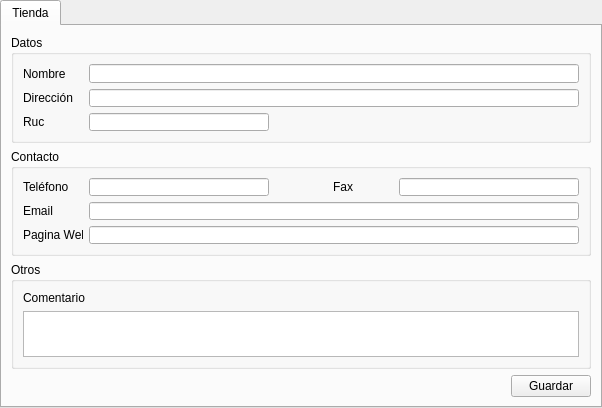
<?xml version="1.0" encoding="UTF-8"?>
<ui version="4.0">
 <class>ui_opciones_tienda</class>
 <widget class="QWidget" name="ui_opciones_tienda">
  <property name="geometry">
   <rect>
    <x>0</x>
    <y>0</y>
    <width>602</width>
    <height>408</height>
   </rect>
  </property>
  <property name="minimumSize">
   <size>
    <width>571</width>
    <height>408</height>
   </size>
  </property>
  <property name="maximumSize">
   <size>
    <width>602</width>
    <height>408</height>
   </size>
  </property>
  <property name="windowTitle">
   <string>Form</string>
  </property>
  <layout class="QGridLayout" name="gridLayout_4">
   <property name="margin">
    <number>0</number>
   </property>
   <property name="spacing">
    <number>0</number>
   </property>
   <item row="0" column="0">
    <widget class="QTabWidget" name="tabWidget">
     <property name="currentIndex">
      <number>0</number>
     </property>
     <widget class="QWidget" name="tab">
      <attribute name="title">
       <string>Tienda</string>
      </attribute>
      <layout class="QGridLayout" name="gridLayout_5">
       <item row="0" column="0">
        <widget class="QGroupBox" name="groupBox_datos">
         <property name="title">
          <string>Datos</string>
         </property>
         <layout class="QGridLayout" name="gridLayout">
          <item row="0" column="0">
           <layout class="QHBoxLayout" name="horizontalLayout">
            <item>
             <widget class="QLabel" name="label">
              <property name="minimumSize">
               <size>
                <width>60</width>
                <height>0</height>
               </size>
              </property>
              <property name="maximumSize">
               <size>
                <width>60</width>
                <height>16777215</height>
               </size>
              </property>
              <property name="text">
               <string>Nombre</string>
              </property>
             </widget>
            </item>
            <item>
             <widget class="QLineEdit" name="lineEdit_nombre"/>
            </item>
           </layout>
          </item>
          <item row="1" column="0">
           <layout class="QHBoxLayout" name="horizontalLayout_2">
            <item>
             <widget class="QLabel" name="label_2">
              <property name="minimumSize">
               <size>
                <width>60</width>
                <height>0</height>
               </size>
              </property>
              <property name="maximumSize">
               <size>
                <width>60</width>
                <height>16777215</height>
               </size>
              </property>
              <property name="text">
               <string>Dirección</string>
              </property>
             </widget>
            </item>
            <item>
             <widget class="QLineEdit" name="lineEdit_direccion"/>
            </item>
           </layout>
          </item>
          <item row="2" column="0">
           <layout class="QHBoxLayout" name="horizontalLayout_3">
            <item>
             <widget class="QLabel" name="label_3">
              <property name="minimumSize">
               <size>
                <width>60</width>
                <height>0</height>
               </size>
              </property>
              <property name="maximumSize">
               <size>
                <width>60</width>
                <height>16777215</height>
               </size>
              </property>
              <property name="text">
               <string>Ruc</string>
              </property>
             </widget>
            </item>
            <item>
             <widget class="QLineEdit" name="lineEdit_ruc">
              <property name="minimumSize">
               <size>
                <width>180</width>
                <height>0</height>
               </size>
              </property>
              <property name="maximumSize">
               <size>
                <width>180</width>
                <height>16777215</height>
               </size>
              </property>
             </widget>
            </item>
            <item>
             <spacer name="horizontalSpacer_2">
              <property name="orientation">
               <enum>Qt::Horizontal</enum>
              </property>
              <property name="sizeHint" stdset="0">
               <size>
                <width>40</width>
                <height>20</height>
               </size>
              </property>
             </spacer>
            </item>
           </layout>
          </item>
         </layout>
        </widget>
       </item>
       <item row="1" column="0">
        <widget class="QGroupBox" name="groupBox_contacto">
         <property name="title">
          <string>Contacto</string>
         </property>
         <layout class="QGridLayout" name="gridLayout_2">
          <item row="0" column="0">
           <layout class="QHBoxLayout" name="horizontalLayout_4">
            <item>
             <widget class="QLabel" name="label_4">
              <property name="minimumSize">
               <size>
                <width>60</width>
                <height>0</height>
               </size>
              </property>
              <property name="maximumSize">
               <size>
                <width>60</width>
                <height>16777215</height>
               </size>
              </property>
              <property name="text">
               <string>Teléfono</string>
              </property>
             </widget>
            </item>
            <item>
             <widget class="QLineEdit" name="lineEdit_telefono">
              <property name="minimumSize">
               <size>
                <width>180</width>
                <height>0</height>
               </size>
              </property>
              <property name="maximumSize">
               <size>
                <width>180</width>
                <height>16777215</height>
               </size>
              </property>
             </widget>
            </item>
            <item>
             <spacer name="horizontalSpacer_3">
              <property name="orientation">
               <enum>Qt::Horizontal</enum>
              </property>
              <property name="sizeHint" stdset="0">
               <size>
                <width>40</width>
                <height>20</height>
               </size>
              </property>
             </spacer>
            </item>
           </layout>
          </item>
          <item row="0" column="1">
           <layout class="QHBoxLayout" name="horizontalLayout_5">
            <item>
             <spacer name="horizontalSpacer">
              <property name="orientation">
               <enum>Qt::Horizontal</enum>
              </property>
              <property name="sizeType">
               <enum>QSizePolicy::Fixed</enum>
              </property>
              <property name="sizeHint" stdset="0">
               <size>
                <width>10</width>
                <height>20</height>
               </size>
              </property>
             </spacer>
            </item>
            <item>
             <widget class="QLabel" name="label_5">
              <property name="minimumSize">
               <size>
                <width>60</width>
                <height>0</height>
               </size>
              </property>
              <property name="maximumSize">
               <size>
                <width>60</width>
                <height>16777215</height>
               </size>
              </property>
              <property name="text">
               <string>Fax</string>
              </property>
             </widget>
            </item>
            <item>
             <widget class="QLineEdit" name="lineEdit_fax">
              <property name="minimumSize">
               <size>
                <width>180</width>
                <height>0</height>
               </size>
              </property>
              <property name="maximumSize">
               <size>
                <width>180</width>
                <height>16777215</height>
               </size>
              </property>
             </widget>
            </item>
           </layout>
          </item>
          <item row="1" column="0" colspan="2">
           <layout class="QHBoxLayout" name="horizontalLayout_6">
            <item>
             <widget class="QLabel" name="label_6">
              <property name="minimumSize">
               <size>
                <width>60</width>
                <height>0</height>
               </size>
              </property>
              <property name="maximumSize">
               <size>
                <width>60</width>
                <height>16777215</height>
               </size>
              </property>
              <property name="text">
               <string>Email</string>
              </property>
             </widget>
            </item>
            <item>
             <widget class="QLineEdit" name="lineEdit_email"/>
            </item>
           </layout>
          </item>
          <item row="2" column="0" colspan="2">
           <layout class="QHBoxLayout" name="horizontalLayout_7">
            <item>
             <widget class="QLabel" name="label_7">
              <property name="minimumSize">
               <size>
                <width>60</width>
                <height>0</height>
               </size>
              </property>
              <property name="maximumSize">
               <size>
                <width>60</width>
                <height>16777215</height>
               </size>
              </property>
              <property name="text">
               <string>Pagina Web</string>
              </property>
             </widget>
            </item>
            <item>
             <widget class="QLineEdit" name="lineEdit_pagina_web"/>
            </item>
           </layout>
          </item>
         </layout>
        </widget>
       </item>
       <item row="2" column="0">
        <widget class="QGroupBox" name="groupBox_otros">
         <property name="title">
          <string>Otros</string>
         </property>
         <layout class="QGridLayout" name="gridLayout_3">
          <item row="0" column="0">
           <widget class="QLabel" name="label_8">
            <property name="minimumSize">
             <size>
              <width>80</width>
              <height>0</height>
             </size>
            </property>
            <property name="maximumSize">
             <size>
              <width>80</width>
              <height>16777215</height>
             </size>
            </property>
            <property name="text">
             <string>Comentario</string>
            </property>
           </widget>
          </item>
          <item row="1" column="0">
           <widget class="QTextEdit" name="textEdit_comentario"/>
          </item>
         </layout>
        </widget>
       </item>
       <item row="3" column="0">
        <layout class="QHBoxLayout" name="horizontalLayout_8">
         <item>
          <spacer name="horizontalSpacer_4">
           <property name="orientation">
            <enum>Qt::Horizontal</enum>
           </property>
           <property name="sizeHint" stdset="0">
            <size>
             <width>428</width>
             <height>20</height>
            </size>
           </property>
          </spacer>
         </item>
         <item>
          <widget class="QPushButton" name="pushButton_guardar">
           <property name="text">
            <string>Guardar</string>
           </property>
          </widget>
         </item>
        </layout>
       </item>
      </layout>
     </widget>
    </widget>
   </item>
  </layout>
 </widget>
 <resources/>
 <connections/>
</ui>
